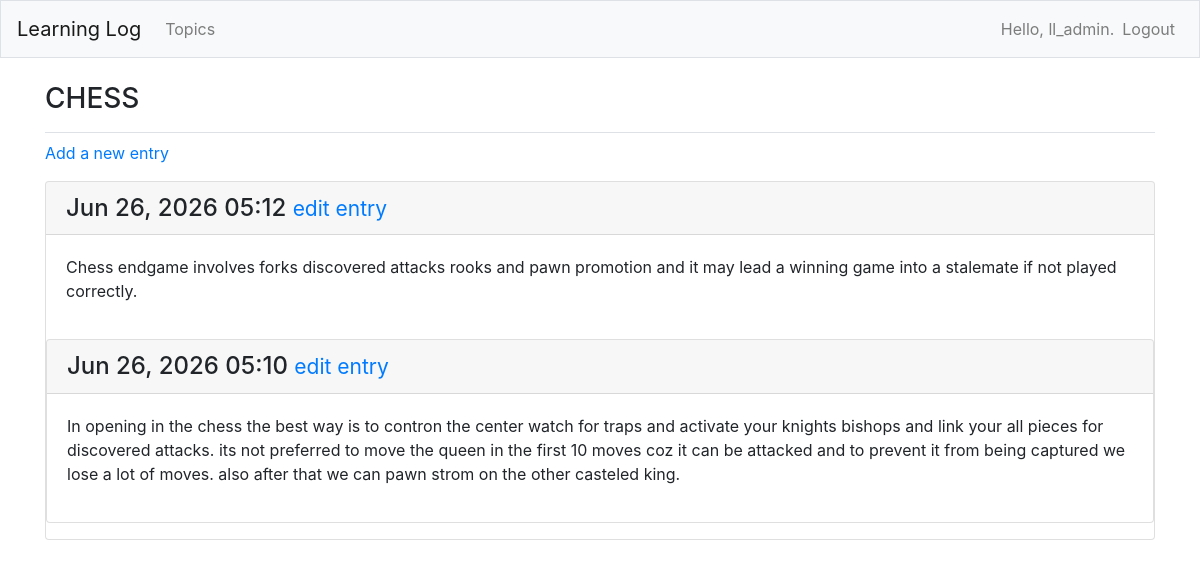
The page /topics/1/ (signed in) on the database its author committed.
### learning_logs/models.py (models this page shows, shortened)
class Topic(models.Model):
    text = models.CharField(max_length = 200)
    date_added = models.DateTimeField(auto_now_add=True)
    owner = models.ForeignKey(User, on_delete=models.CASCADE)   #If user is deleted all the models with him will be deleted as well
    def __str__(self):
        return self.text  ## Returns  string stored in text attribute

class Entry(models.Model):
    topic = models.ForeignKey(Topic, on_delete=models.CASCADE)
    text = models.TextField()
    date_added = models.DateTimeField(auto_now_add=True)
    class Meta: # This class holds special info for managing a class.
        verbose_name_plural = 'entries'  # Tells django to refer to multiple entries as entries not entrys

### learning_logs/views.py (the view)
# urls.py: path('topics/<int:topic_id>/', views.topic, name = 'topic'),
@login_required
def topic(request, topic_id):
    topic = Topic.objects.get(id = topic_id) # gets the topic according to its id
    check_topic_owner(request,topic)# If topic owner is now equal to user then raise error
    entries = topic.entry_set.order_by('-date_added') # - sign in front of date added reverses the order of entries
    context = {'topic': topic, 'entries': entries} # Store topics and entries in context dctionary
    return render(request, 'learning_logs/topic.html', context) # Sends context dictionary to the topic.html

### learning_logs/views.py (called while the page is built)
def check_topic_owner(request,topic):
    if topic.owner != request.user:
        raise Http404

### learning_logs/templates/learning_logs/topic.html (shortened to what this page needs)
{%extends 'learning_logs/base.html' %}
{% block page_header%}
  <h3>{{topic}}</h3>
{%endblock page_header%}
{% block content%}
  <p>
    <a href = "{% url 'learning_logs:new_entry' topic.id%}">Add a new entry</a>
  </p>
  {% for entry in entries%}
    <div class= "card mb-3">
      <h4 class="card-header">
        {{ entry.date_added|date:'M d, Y H:i '}}
        <small><a href = "{% url 'learning_logs:edit_entry' entry.id%}">
          edit entry</a></small>
      </h4>
      <div class ="card-body">
        {{ entry.text|linebreaks}}
      </div>
  {%empty%}
    <p>There are no entries for this topic yet.</p>
  {%endfor%}
{%endblock content%}

### learning_logs/templates/learning_logs/base.html (shortened to what this page needs)
{% load bootstrap4 %}
<!doctype html>
<html lang = 'en'>
<head>
  {% bootstrap_css %}
</head>
<body>
  <nav class = "navbar navbar-expand-md navbar-light bg-light mb-4 border">
    <a class = "navbar-brand" href="{% url 'learning_logs:index'%}">Learning Log</a>
  <div class="collapse navbar-collapse" id="navbarCollapse">
    <ul class= "navbar-nav mr-auto">
      <li class="nav-item">
        <a class = "nav-link" href ="{% url 'learning_logs:topics'%}">Topics</a>
      </li>
    </ul>
    <ul class = "navbar-nav ml-auto">
      {%if user.is_authenticated%}
        <li class="nav-item">
          <span class="navbar-text">Hello, {{user.username}}.</span>
        </li>
        <li class = "nav-item">
          <a class = "nav-link" href = "{% url 'users:c_logout' %}">Logout</a>
        </li>
      {%endif%}
    </ul>
  </div>
</nav>
<main role ="main" class="container">
  <div class="pb-2 mb-2 border-bottom">
    {% block page_header %}{% endblock page_header%}
  </div>
  <div>
    {%block content%}{%endblock content%}
  </div>
</main>
</body>
</html>

### rows shown on the page
Topic: text "CHESS"
Entry: date_added "Jun 26, 2026 05:12", text "Chess endgame involves forks discovered attacks rooks and pawn promotion and it may lead a winning game into a stalemate if not played correctly."
Entry: date_added "Jun 26, 2026 05:10", text "In opening in the chess the best way is to contron the center watch for traps and activate your knights bishops and link your all pieces for discovered attacks. its not preferred to move the queen in the first 10 moves coz it can be attacked and to prevent it from being captured we lose a lot of moves. also after that we can pawn strom on the other casteled king."

### other values the page prints
{{ user.username }} "ll_admin"
